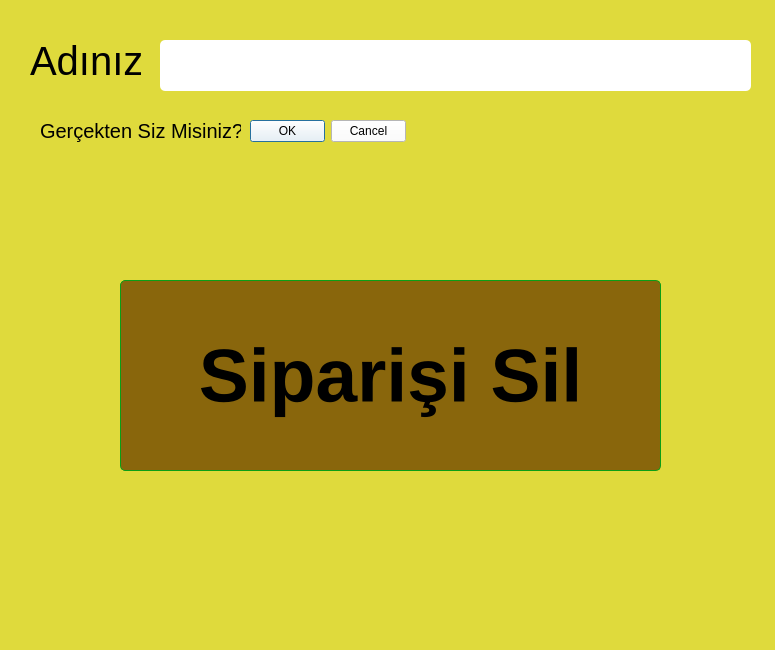
<?xml version="1.0" encoding="UTF-8"?>
<ui version="4.0">
 <class>MainWindow</class>
 <widget class="QMainWindow" name="MainWindow">
  <property name="geometry">
   <rect>
    <x>0</x>
    <y>0</y>
    <width>775</width>
    <height>650</height>
   </rect>
  </property>
  <property name="minimumSize">
   <size>
    <width>775</width>
    <height>650</height>
   </size>
  </property>
  <property name="maximumSize">
   <size>
    <width>775</width>
    <height>650</height>
   </size>
  </property>
  <property name="windowTitle">
   <string>MainWindow</string>
  </property>
  <property name="styleSheet">
   <string notr="true">background-color: rgb(249, 213, 255);
background-color: rgb(223, 218, 60);
backgroundcolor: qconicalgradient(cx:0, cy:0, angle:135, stop:0 rgba(255, 255, 0, 69), stop:0.375 rgba(255, 255, 0, 69), stop:0.423533 rgba(251, 255, 0, 145), stop:0.45 rgba(247, 255, 0, 208), stop:0.477581 rgba(255, 244, 71, 130), stop:0.518717 rgba(255, 218, 71, 130), stop:0.55 rgba(255, 255, 0, 255), stop:0.57754 rgba(255, 203, 0, 130), stop:0.625 rgba(255, 255, 0, 69), stop:1 rgba(255, 255, 0, 69));</string>
  </property>
  <widget class="QWidget" name="centralwidget">
   <widget class="QLabel" name="label_2">
    <property name="geometry">
     <rect>
      <x>40</x>
      <y>110</y>
      <width>201</width>
      <height>41</height>
     </rect>
    </property>
    <property name="font">
     <font>
      <pointsize>15</pointsize>
     </font>
    </property>
    <property name="text">
     <string>Gerçekten Siz Misiniz?</string>
    </property>
   </widget>
   <widget class="QDialogButtonBox" name="buttonBox">
    <property name="geometry">
     <rect>
      <x>250</x>
      <y>120</y>
      <width>156</width>
      <height>23</height>
     </rect>
    </property>
    <property name="styleSheet">
     <string notr="true">background-color: rgb(255, 255, 255);</string>
    </property>
    <property name="standardButtons">
     <set>QDialogButtonBox::Cancel|QDialogButtonBox::Ok</set>
    </property>
   </widget>
   <widget class="QLabel" name="label">
    <property name="geometry">
     <rect>
      <x>30</x>
      <y>30</y>
      <width>111</width>
      <height>61</height>
     </rect>
    </property>
    <property name="font">
     <font>
      <pointsize>30</pointsize>
     </font>
    </property>
    <property name="text">
     <string>Adınız</string>
    </property>
   </widget>
   <widget class="QTextEdit" name="textEdit">
    <property name="geometry">
     <rect>
      <x>160</x>
      <y>40</y>
      <width>591</width>
      <height>51</height>
     </rect>
    </property>
    <property name="font">
     <font>
      <pointsize>25</pointsize>
     </font>
    </property>
    <property name="styleSheet">
     <string notr="true">background-color: rgb(255, 255, 255);
border-radius: 5px;</string>
    </property>
   </widget>
   <widget class="QPushButton" name="pushButton">
    <property name="geometry">
     <rect>
      <x>120</x>
      <y>280</y>
      <width>541</width>
      <height>191</height>
     </rect>
    </property>
    <property name="styleSheet">
     <string notr="true">QPushButton {
    font-size: 75px;
	background-color: #89660c;
	color: #000000;
	border-radius: 5px;
	border: 1px solid #0b9e16;
	font-weight: bold;
    padding: 8px;
    box-shadow: 2px 2px 5px rgba(0,0,0,0.3);  
}
QPushButton:hover {
    background-color: #b7810c;
}</string>
    </property>
    <property name="text">
     <string>Siparişi Sil</string>
    </property>
   </widget>
  </widget>
  <widget class="QMenuBar" name="menubar">
   <property name="geometry">
    <rect>
     <x>0</x>
     <y>0</y>
     <width>775</width>
     <height>21</height>
    </rect>
   </property>
  </widget>
  <widget class="QStatusBar" name="statusbar"/>
 </widget>
 <resources/>
 <connections/>
</ui>
